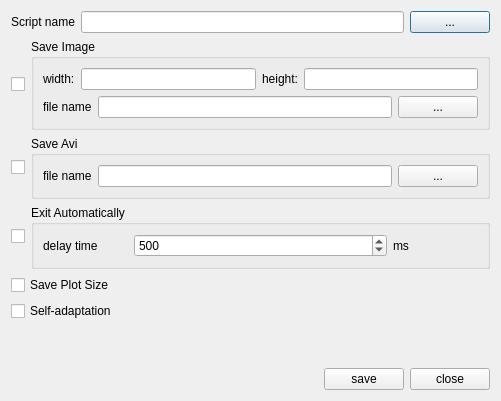
<?xml version="1.0" encoding="UTF-8"?>
<ui version="4.0">
 <class>saveScriptDialog</class>
 <widget class="QDialog" name="saveScriptDialog">
  <property name="geometry">
   <rect>
    <x>0</x>
    <y>0</y>
    <width>501</width>
    <height>401</height>
   </rect>
  </property>
  <property name="windowTitle">
   <string>Script Settings Dialog</string>
  </property>
  <layout class="QVBoxLayout" name="verticalLayout_3">
   <item>
    <layout class="QGridLayout" name="gridLayout_5">
     <item row="0" column="0">
      <widget class="QLabel" name="label_9">
       <property name="text">
        <string>Script name</string>
       </property>
      </widget>
     </item>
     <item row="0" column="1">
      <widget class="QLineEdit" name="scriptPath_lineEdit">
       <property name="readOnly">
        <bool>true</bool>
       </property>
      </widget>
     </item>
     <item row="0" column="2">
      <widget class="QPushButton" name="scriptPath_pushButton">
       <property name="text">
        <string>...</string>
       </property>
      </widget>
     </item>
    </layout>
   </item>
   <item>
    <layout class="QGridLayout" name="gridLayout_4">
     <item row="0" column="0">
      <widget class="QCheckBox" name="saveImage_checkBox">
       <property name="text">
        <string/>
       </property>
      </widget>
     </item>
     <item row="0" column="1">
      <widget class="QGroupBox" name="saveImage_groupBox">
       <property name="title">
        <string>Save Image</string>
       </property>
       <layout class="QVBoxLayout" name="verticalLayout">
        <item>
         <layout class="QGridLayout" name="gridLayout_2">
          <item row="0" column="0">
           <widget class="QLabel" name="label">
            <property name="text">
             <string>width:</string>
            </property>
           </widget>
          </item>
          <item row="0" column="1">
           <widget class="QLineEdit" name="wid_lineEdit"/>
          </item>
          <item row="0" column="2">
           <widget class="QLabel" name="label_2">
            <property name="text">
             <string>height:</string>
            </property>
           </widget>
          </item>
          <item row="0" column="3">
           <widget class="QLineEdit" name="hei_lineEdit"/>
          </item>
         </layout>
        </item>
        <item>
         <layout class="QGridLayout" name="gridLayout">
          <item row="0" column="0">
           <widget class="QLabel" name="label_7">
            <property name="text">
             <string>file name</string>
            </property>
           </widget>
          </item>
          <item row="0" column="1">
           <widget class="QLineEdit" name="imagePath_lineEdit">
            <property name="readOnly">
             <bool>true</bool>
            </property>
           </widget>
          </item>
          <item row="0" column="2">
           <widget class="QPushButton" name="imagePath_pushButton">
            <property name="text">
             <string>...</string>
            </property>
           </widget>
          </item>
         </layout>
        </item>
       </layout>
      </widget>
     </item>
     <item row="1" column="0">
      <widget class="QCheckBox" name="saveAvi_checkBox">
       <property name="text">
        <string/>
       </property>
      </widget>
     </item>
     <item row="1" column="1">
      <widget class="QGroupBox" name="saveAvi_groupBox">
       <property name="title">
        <string>Save Avi</string>
       </property>
       <layout class="QGridLayout" name="gridLayout_3">
        <item row="0" column="0">
         <widget class="QLabel" name="label_8">
          <property name="text">
           <string>file name</string>
          </property>
         </widget>
        </item>
        <item row="0" column="1">
         <widget class="QLineEdit" name="aviPath_lineEdit">
          <property name="readOnly">
           <bool>true</bool>
          </property>
         </widget>
        </item>
        <item row="0" column="2">
         <widget class="QPushButton" name="aviPath_pushButton">
          <property name="text">
           <string>...</string>
          </property>
         </widget>
        </item>
       </layout>
      </widget>
     </item>
     <item row="2" column="0">
      <widget class="QCheckBox" name="autoExit_checkBox">
       <property name="text">
        <string/>
       </property>
      </widget>
     </item>
     <item row="2" column="1">
      <widget class="QGroupBox" name="autoExit_groupBox">
       <property name="title">
        <string>Exit Automatically</string>
       </property>
       <layout class="QVBoxLayout" name="verticalLayout_2">
        <item>
         <layout class="QHBoxLayout" name="horizontalLayout_2" stretch="2,6,2">
          <item>
           <widget class="QLabel" name="label_3">
            <property name="text">
             <string>delay time</string>
            </property>
           </widget>
          </item>
          <item>
           <widget class="QSpinBox" name="exitTime_spinBox">
            <property name="minimum">
             <number>100</number>
            </property>
            <property name="maximum">
             <number>10000</number>
            </property>
            <property name="singleStep">
             <number>50</number>
            </property>
            <property name="value">
             <number>500</number>
            </property>
           </widget>
          </item>
          <item>
           <widget class="QLabel" name="label_4">
            <property name="text">
             <string>ms</string>
            </property>
           </widget>
          </item>
         </layout>
        </item>
       </layout>
      </widget>
     </item>
    </layout>
   </item>
   <item>
    <widget class="QCheckBox" name="plotSize_checkBox">
     <property name="text">
      <string>Save Plot Size</string>
     </property>
    </widget>
   </item>
   <item>
    <widget class="QCheckBox" name="adapt_checkBox">
     <property name="text">
      <string>Self-adaptation</string>
     </property>
    </widget>
   </item>
   <item>
    <spacer name="verticalSpacer">
     <property name="orientation">
      <enum>Qt::Vertical</enum>
     </property>
     <property name="sizeHint" stdset="0">
      <size>
       <width>20</width>
       <height>63</height>
      </size>
     </property>
    </spacer>
   </item>
   <item>
    <layout class="QHBoxLayout" name="horizontalLayout">
     <item>
      <spacer name="horizontalSpacer">
       <property name="orientation">
        <enum>Qt::Horizontal</enum>
       </property>
       <property name="sizeHint" stdset="0">
        <size>
         <width>40</width>
         <height>20</height>
        </size>
       </property>
      </spacer>
     </item>
     <item>
      <widget class="QPushButton" name="save_pushButton">
       <property name="text">
        <string>save</string>
       </property>
      </widget>
     </item>
     <item>
      <widget class="QPushButton" name="close_pushButton">
       <property name="text">
        <string>close</string>
       </property>
      </widget>
     </item>
    </layout>
   </item>
  </layout>
 </widget>
 <resources/>
 <connections/>
</ui>
